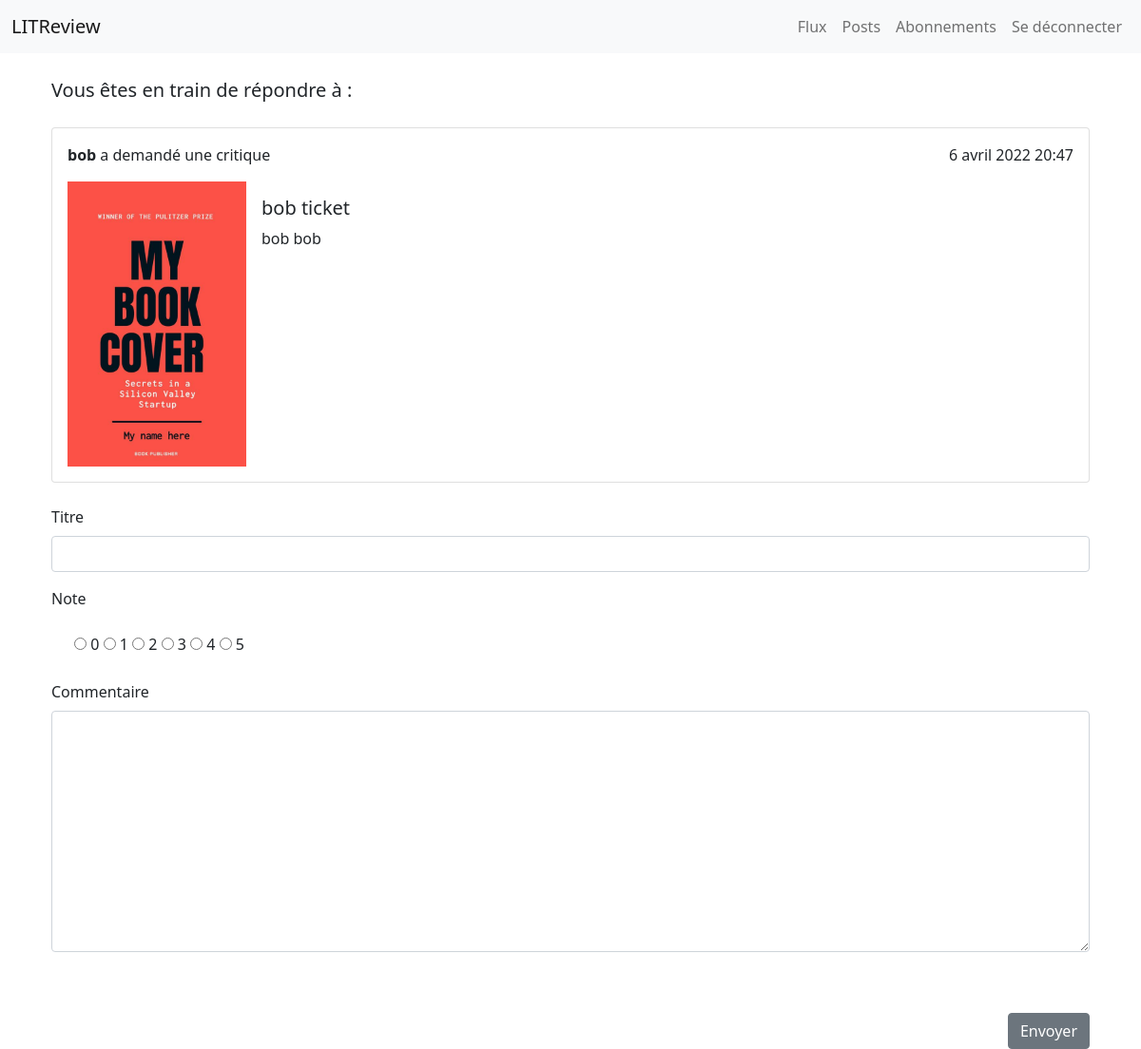
Page /response_ticket/17 (signed in) on the committed database.
### main/models.py (models this page shows, shortened)
class Ticket(models.Model):
    title = models.CharField(max_length=128)
    description = models.TextField(max_length=2048, blank=True)
    user = models.ForeignKey(to=settings.AUTH_USER_MODEL, on_delete=models.CASCADE)
    image = models.ImageField(null=True, blank=True, upload_to="images/")
    time_created = models.DateTimeField(auto_now_add=True)

### main/views.py (the view)
# urls.py: path("response_ticket/<ticket_id>", views.response_ticket, name="response_ticket"),
@login_required
def response_ticket(request, ticket_id):
    ticket = Ticket.objects.get(pk=ticket_id)
    submitted = False
    if request.method == "POST":
        form = ReviewResponseForm(request.POST)
        if form.is_valid():
            new_reveiw = form.save(commit=False)
            new_reveiw.user = request.user
            new_reveiw.ticket = ticket
            new_reveiw.save()
            messages.success(request, ("Création de la critique réussi"))
            return redirect("/my_posts")
    else:
        form = ReviewResponseForm
        if "submitted" in request.GET:
            submitted = True
    return render(
        request,
        "main/response_ticket.html",
        {"ticket": ticket, "form": form, "submitted": submitted},
    )

### main/templates/main/response_ticket.html (shortened to what this page needs)
{% extends 'main/base.html' %}
{% block content %}
    <div class="fs-5 text">Vous êtes en train de répondre à :</div>
    {% include 'main/ticket_snippet.html' %}
    <form action="{% url 'response_ticket' ticket.id %}" method="POST" enctype="multipart/form-data">
        <br>
        <div class="mb-3">
            <label class="form-label">{{form.headline.label}}</label>
            {{form.headline}}
        </div>
        <div class="mb-3">
            <label for="exampleInputPassword1" class="form-label">{{form.rating.label}}</label>
        </div>
        <div class="form-check form-check-inline">
            {% for check in form.rating %}
            {{check}}
            {% endfor %}
        </div>
        <br>
        <br>
        <div class="mb-3">
            <label for="exampleInputEmail1" class="form-label">{{form.body.label}}</label>
            {{form.body}}
        </div>
        <br><br>
        <div class="d-grid gap-2 d-md-flex justify-content-md-end">
            <input type="submit" value="Envoyer" class="btn btn-secondary ">
        </div>
    </form>
</div>
{%endblock%}

### main/templates/main/ticket_snippet.html (shortened to what this page needs)
{% block content %}
<br>
<div class="card ">
  <div class="card-body">
    <div class="d-flex justify-content-between">
      {% if ticket.user == request.user %}
      <p> <strong>Vous</strong> avez demandé une critique</p>
      <p>{{ticket.time_created}}</p>
      {%else%}
      <p> <strong>{{ticket.user}}</strong> a demandé une critique</p>
      <p>{{ticket.time_created}}</p>
      {% endif%}
    </div>
    <div class="d-flex ">
      {% if ticket.image %}
      <img src="{{ticket.image.url}}" style="height: 300px" alt="...">
      {%endif%}
      <div class=" m-3">
          <h5 class="card-title">{{ticket.title}}</h5>
          <p class="card-text">{{ticket.description}}</p>
      </div>
    </div>
  </div>
</div>
{% endblock %}

### rows in the picture
Ticket: user "bob", time_created "6 avril 2022 20:47", image (picture), title "bob ticket", description "bob bob"
